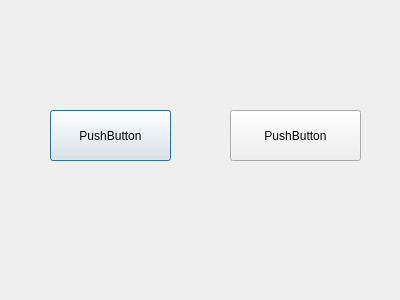
<?xml version="1.0" encoding="UTF-8"?>
<ui version="4.0">
 <class>Dialog</class>
 <widget class="QDialog" name="Dialog">
  <property name="geometry">
   <rect>
    <x>0</x>
    <y>0</y>
    <width>400</width>
    <height>300</height>
   </rect>
  </property>
  <property name="windowTitle">
   <string>Dialog</string>
  </property>
  <widget class="QPushButton" name="btn_1">
   <property name="geometry">
    <rect>
     <x>50</x>
     <y>110</y>
     <width>121</width>
     <height>51</height>
    </rect>
   </property>
   <property name="text">
    <string>PushButton</string>
   </property>
  </widget>
  <widget class="QPushButton" name="btn_2">
   <property name="geometry">
    <rect>
     <x>230</x>
     <y>110</y>
     <width>131</width>
     <height>51</height>
    </rect>
   </property>
   <property name="text">
    <string>PushButton</string>
   </property>
  </widget>
 </widget>
 <resources/>
 <connections/>
</ui>
